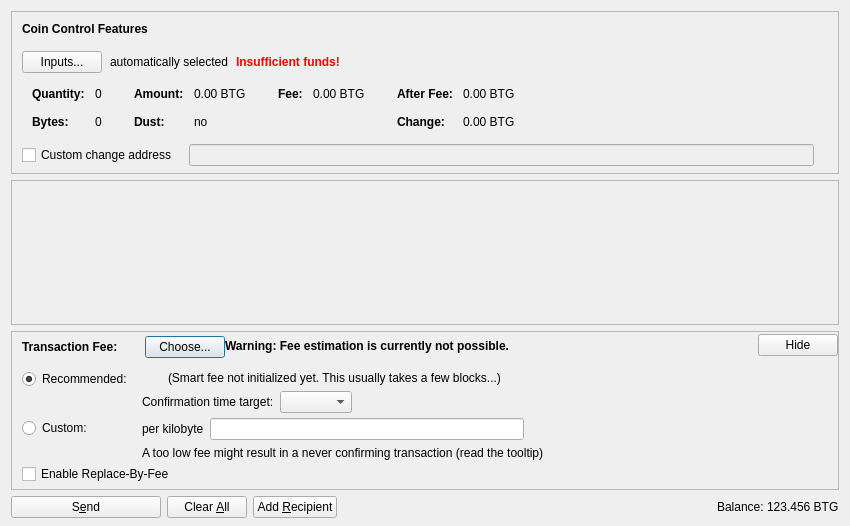
<?xml version="1.0" encoding="UTF-8"?>
<ui version="4.0">
 <class>SendCoinsDialog</class>
 <widget class="QDialog" name="SendCoinsDialog">
  <property name="geometry">
   <rect>
    <x>0</x>
    <y>0</y>
    <width>850</width>
    <height>526</height>
   </rect>
  </property>
  <property name="windowTitle">
   <string>Send Coins</string>
  </property>
  <layout class="QVBoxLayout" name="verticalLayout" stretch="0,1,0,0">
   <property name="bottomMargin">
    <number>8</number>
   </property>
   <item>
    <widget class="QFrame" name="frameCoinControl">
     <property name="sizePolicy">
      <sizepolicy hsizetype="Expanding" vsizetype="Expanding">
       <horstretch>0</horstretch>
       <verstretch>0</verstretch>
      </sizepolicy>
     </property>
     <property name="maximumSize">
      <size>
       <width>16777215</width>
       <height>16777215</height>
      </size>
     </property>
     <property name="frameShape">
      <enum>QFrame::StyledPanel</enum>
     </property>
     <property name="frameShadow">
      <enum>QFrame::Sunken</enum>
     </property>
     <layout class="QVBoxLayout" name="verticalLayoutCoinControl2">
      <property name="spacing">
       <number>0</number>
      </property>
      <property name="leftMargin">
       <number>0</number>
      </property>
      <property name="topMargin">
       <number>0</number>
      </property>
      <property name="rightMargin">
       <number>0</number>
      </property>
      <property name="bottomMargin">
       <number>6</number>
      </property>
      <item>
       <layout class="QVBoxLayout" name="verticalLayoutCoinControl" stretch="0,0,0,0,1">
        <property name="spacing">
         <number>0</number>
        </property>
        <property name="leftMargin">
         <number>10</number>
        </property>
        <property name="topMargin">
         <number>10</number>
        </property>
        <item>
         <layout class="QHBoxLayout" name="horizontalLayoutCoinControl1">
          <property name="bottomMargin">
           <number>15</number>
          </property>
          <item>
           <widget class="QLabel" name="labelCoinControlFeatures">
            <property name="sizePolicy">
             <sizepolicy hsizetype="Preferred" vsizetype="Maximum">
              <horstretch>0</horstretch>
              <verstretch>0</verstretch>
             </sizepolicy>
            </property>
            <property name="font">
             <font>
              <weight>75</weight>
              <bold>true</bold>
             </font>
            </property>
            <property name="styleSheet">
             <string notr="true">font-weight:bold;</string>
            </property>
            <property name="text">
             <string>Coin Control Features</string>
            </property>
           </widget>
          </item>
         </layout>
        </item>
        <item>
         <layout class="QHBoxLayout" name="horizontalLayoutCoinControl2" stretch="0,0,0,0">
          <property name="spacing">
           <number>8</number>
          </property>
          <property name="bottomMargin">
           <number>10</number>
          </property>
          <item>
           <widget class="QPushButton" name="pushButtonCoinControl">
            <property name="styleSheet">
             <string notr="true"/>
            </property>
            <property name="text">
             <string>Inputs...</string>
            </property>
            <property name="autoDefault">
             <bool>false</bool>
            </property>
           </widget>
          </item>
          <item>
           <widget class="QLabel" name="labelCoinControlAutomaticallySelected">
            <property name="text">
             <string>automatically selected</string>
            </property>
            <property name="margin">
             <number>5</number>
            </property>
           </widget>
          </item>
          <item>
           <widget class="QLabel" name="labelCoinControlInsuffFunds">
            <property name="font">
             <font>
              <weight>75</weight>
              <bold>true</bold>
             </font>
            </property>
            <property name="styleSheet">
             <string notr="true">color:red;font-weight:bold;</string>
            </property>
            <property name="text">
             <string>Insufficient funds!</string>
            </property>
            <property name="margin">
             <number>5</number>
            </property>
           </widget>
          </item>
          <item>
           <spacer name="horizontalSpacerCoinControl">
            <property name="orientation">
             <enum>Qt::Horizontal</enum>
            </property>
            <property name="sizeHint" stdset="0">
             <size>
              <width>40</width>
              <height>1</height>
             </size>
            </property>
           </spacer>
          </item>
         </layout>
        </item>
        <item>
         <widget class="QWidget" name="widgetCoinControl" native="true">
          <property name="sizePolicy">
           <sizepolicy hsizetype="Preferred" vsizetype="Preferred">
            <horstretch>0</horstretch>
            <verstretch>0</verstretch>
           </sizepolicy>
          </property>
          <property name="minimumSize">
           <size>
            <width>0</width>
            <height>0</height>
           </size>
          </property>
          <property name="styleSheet">
           <string notr="true"/>
          </property>
          <layout class="QHBoxLayout" name="horizontalLayoutCoinControl5">
           <property name="leftMargin">
            <number>0</number>
           </property>
           <property name="topMargin">
            <number>0</number>
           </property>
           <property name="rightMargin">
            <number>0</number>
           </property>
           <property name="bottomMargin">
            <number>0</number>
           </property>
           <item>
            <layout class="QHBoxLayout" name="horizontalLayoutCoinControl3" stretch="0,0,0,1">
             <property name="spacing">
              <number>20</number>
             </property>
             <property name="topMargin">
              <number>0</number>
             </property>
             <property name="bottomMargin">
              <number>10</number>
             </property>
             <item>
              <layout class="QFormLayout" name="formLayoutCoinControl1">
               <property name="horizontalSpacing">
                <number>10</number>
               </property>
               <property name="verticalSpacing">
                <number>14</number>
               </property>
               <property name="leftMargin">
                <number>10</number>
               </property>
               <property name="topMargin">
                <number>4</number>
               </property>
               <property name="rightMargin">
                <number>6</number>
               </property>
               <item row="0" column="0">
                <widget class="QLabel" name="labelCoinControlQuantityText">
                 <property name="font">
                  <font>
                   <weight>75</weight>
                   <bold>true</bold>
                  </font>
                 </property>
                 <property name="text">
                  <string>Quantity:</string>
                 </property>
                 <property name="margin">
                  <number>0</number>
                 </property>
                </widget>
               </item>
               <item row="0" column="1">
                <widget class="QLabel" name="labelCoinControlQuantity">
                 <property name="cursor">
                  <cursorShape>IBeamCursor</cursorShape>
                 </property>
                 <property name="contextMenuPolicy">
                  <enum>Qt::ActionsContextMenu</enum>
                 </property>
                 <property name="text">
                  <string notr="true">0</string>
                 </property>
                 <property name="margin">
                  <number>0</number>
                 </property>
                 <property name="textInteractionFlags">
                  <set>Qt::LinksAccessibleByMouse|Qt::TextSelectableByKeyboard|Qt::TextSelectableByMouse</set>
                 </property>
                </widget>
               </item>
               <item row="1" column="0">
                <widget class="QLabel" name="labelCoinControlBytesText">
                 <property name="font">
                  <font>
                   <weight>75</weight>
                   <bold>true</bold>
                  </font>
                 </property>
                 <property name="text">
                  <string>Bytes:</string>
                 </property>
                </widget>
               </item>
               <item row="1" column="1">
                <widget class="QLabel" name="labelCoinControlBytes">
                 <property name="cursor">
                  <cursorShape>IBeamCursor</cursorShape>
                 </property>
                 <property name="contextMenuPolicy">
                  <enum>Qt::ActionsContextMenu</enum>
                 </property>
                 <property name="text">
                  <string notr="true">0</string>
                 </property>
                 <property name="textInteractionFlags">
                  <set>Qt::LinksAccessibleByMouse|Qt::TextSelectableByKeyboard|Qt::TextSelectableByMouse</set>
                 </property>
                </widget>
               </item>
              </layout>
             </item>
             <item>
              <layout class="QFormLayout" name="formLayoutCoinControl2">
               <property name="horizontalSpacing">
                <number>10</number>
               </property>
               <property name="verticalSpacing">
                <number>14</number>
               </property>
               <property name="leftMargin">
                <number>6</number>
               </property>
               <property name="topMargin">
                <number>4</number>
               </property>
               <property name="rightMargin">
                <number>6</number>
               </property>
               <item row="0" column="0">
                <widget class="QLabel" name="labelCoinControlAmountText">
                 <property name="font">
                  <font>
                   <weight>75</weight>
                   <bold>true</bold>
                  </font>
                 </property>
                 <property name="text">
                  <string>Amount:</string>
                 </property>
                 <property name="margin">
                  <number>0</number>
                 </property>
                </widget>
               </item>
               <item row="0" column="1">
                <widget class="QLabel" name="labelCoinControlAmount">
                 <property name="cursor">
                  <cursorShape>IBeamCursor</cursorShape>
                 </property>
                 <property name="contextMenuPolicy">
                  <enum>Qt::ActionsContextMenu</enum>
                 </property>
                 <property name="text">
                  <string notr="true">0.00 BTG</string>
                 </property>
                 <property name="textInteractionFlags">
                  <set>Qt::LinksAccessibleByMouse|Qt::TextSelectableByKeyboard|Qt::TextSelectableByMouse</set>
                 </property>
                </widget>
               </item>
               <item row="1" column="0">
                <widget class="QLabel" name="labelCoinControlLowOutputText">
                 <property name="font">
                  <font>
                   <weight>75</weight>
                   <bold>true</bold>
                  </font>
                 </property>
                 <property name="text">
                  <string>Dust:</string>
                 </property>
                </widget>
               </item>
               <item row="1" column="1">
                <widget class="QLabel" name="labelCoinControlLowOutput">
                 <property name="cursor">
                  <cursorShape>IBeamCursor</cursorShape>
                 </property>
                 <property name="contextMenuPolicy">
                  <enum>Qt::ActionsContextMenu</enum>
                 </property>
                 <property name="text">
                  <string notr="true">no</string>
                 </property>
                 <property name="textInteractionFlags">
                  <set>Qt::LinksAccessibleByMouse|Qt::TextSelectableByKeyboard|Qt::TextSelectableByMouse</set>
                 </property>
                </widget>
               </item>
              </layout>
             </item>
             <item>
              <layout class="QFormLayout" name="formLayoutCoinControl3">
               <property name="horizontalSpacing">
                <number>10</number>
               </property>
               <property name="verticalSpacing">
                <number>14</number>
               </property>
               <property name="leftMargin">
                <number>6</number>
               </property>
               <property name="topMargin">
                <number>4</number>
               </property>
               <property name="rightMargin">
                <number>6</number>
               </property>
               <item row="0" column="0">
                <widget class="QLabel" name="labelCoinControlFeeText">
                 <property name="font">
                  <font>
                   <weight>75</weight>
                   <bold>true</bold>
                  </font>
                 </property>
                 <property name="text">
                  <string>Fee:</string>
                 </property>
                 <property name="margin">
                  <number>0</number>
                 </property>
                </widget>
               </item>
               <item row="0" column="1">
                <widget class="QLabel" name="labelCoinControlFee">
                 <property name="cursor">
                  <cursorShape>IBeamCursor</cursorShape>
                 </property>
                 <property name="contextMenuPolicy">
                  <enum>Qt::ActionsContextMenu</enum>
                 </property>
                 <property name="text">
                  <string notr="true">0.00 BTG</string>
                 </property>
                 <property name="textInteractionFlags">
                  <set>Qt::LinksAccessibleByMouse|Qt::TextSelectableByKeyboard|Qt::TextSelectableByMouse</set>
                 </property>
                </widget>
               </item>
              </layout>
             </item>
             <item>
              <layout class="QFormLayout" name="formLayoutCoinControl4">
               <property name="horizontalSpacing">
                <number>10</number>
               </property>
               <property name="verticalSpacing">
                <number>14</number>
               </property>
               <property name="leftMargin">
                <number>6</number>
               </property>
               <property name="topMargin">
                <number>4</number>
               </property>
               <property name="rightMargin">
                <number>6</number>
               </property>
               <item row="0" column="0">
                <widget class="QLabel" name="labelCoinControlAfterFeeText">
                 <property name="font">
                  <font>
                   <weight>75</weight>
                   <bold>true</bold>
                  </font>
                 </property>
                 <property name="text">
                  <string>After Fee:</string>
                 </property>
                 <property name="margin">
                  <number>0</number>
                 </property>
                </widget>
               </item>
               <item row="0" column="1">
                <widget class="QLabel" name="labelCoinControlAfterFee">
                 <property name="cursor">
                  <cursorShape>IBeamCursor</cursorShape>
                 </property>
                 <property name="contextMenuPolicy">
                  <enum>Qt::ActionsContextMenu</enum>
                 </property>
                 <property name="text">
                  <string notr="true">0.00 BTG</string>
                 </property>
                 <property name="textInteractionFlags">
                  <set>Qt::LinksAccessibleByMouse|Qt::TextSelectableByKeyboard|Qt::TextSelectableByMouse</set>
                 </property>
                </widget>
               </item>
               <item row="1" column="0">
                <widget class="QLabel" name="labelCoinControlChangeText">
                 <property name="font">
                  <font>
                   <weight>75</weight>
                   <bold>true</bold>
                  </font>
                 </property>
                 <property name="text">
                  <string>Change:</string>
                 </property>
                </widget>
               </item>
               <item row="1" column="1">
                <widget class="QLabel" name="labelCoinControlChange">
                 <property name="cursor">
                  <cursorShape>IBeamCursor</cursorShape>
                 </property>
                 <property name="contextMenuPolicy">
                  <enum>Qt::ActionsContextMenu</enum>
                 </property>
                 <property name="text">
                  <string notr="true">0.00 BTG</string>
                 </property>
                 <property name="textInteractionFlags">
                  <set>Qt::LinksAccessibleByMouse|Qt::TextSelectableByKeyboard|Qt::TextSelectableByMouse</set>
                 </property>
                </widget>
               </item>
              </layout>
             </item>
            </layout>
           </item>
          </layout>
         </widget>
        </item>
        <item>
         <layout class="QHBoxLayout" name="horizontalLayoutCoinControl4" stretch="0,0,0">
          <property name="spacing">
           <number>12</number>
          </property>
          <property name="sizeConstraint">
           <enum>QLayout::SetDefaultConstraint</enum>
          </property>
          <property name="topMargin">
           <number>5</number>
          </property>
          <property name="rightMargin">
           <number>5</number>
          </property>
          <item>
           <widget class="QCheckBox" name="checkBoxCoinControlChange">
            <property name="toolTip">
             <string>If this is activated, but the change address is empty or invalid, change will be sent to a newly generated address.</string>
            </property>
            <property name="text">
             <string>Custom change address</string>
            </property>
           </widget>
          </item>
          <item>
           <widget class="QValidatedLineEdit" name="lineEditCoinControlChange">
            <property name="enabled">
             <bool>false</bool>
            </property>
            <property name="sizePolicy">
             <sizepolicy hsizetype="Expanding" vsizetype="Fixed">
              <horstretch>0</horstretch>
              <verstretch>0</verstretch>
             </sizepolicy>
            </property>
           </widget>
          </item>
          <item>
           <widget class="QLabel" name="labelCoinControlChangeLabel">
            <property name="sizePolicy">
             <sizepolicy hsizetype="Preferred" vsizetype="Expanding">
              <horstretch>0</horstretch>
              <verstretch>0</verstretch>
             </sizepolicy>
            </property>
            <property name="minimumSize">
             <size>
              <width>0</width>
              <height>0</height>
             </size>
            </property>
            <property name="text">
             <string/>
            </property>
            <property name="margin">
             <number>3</number>
            </property>
           </widget>
          </item>
         </layout>
        </item>
        <item>
         <spacer name="verticalSpacerCoinControl">
          <property name="orientation">
           <enum>Qt::Vertical</enum>
          </property>
          <property name="sizeHint" stdset="0">
           <size>
            <width>800</width>
            <height>1</height>
           </size>
          </property>
         </spacer>
        </item>
       </layout>
      </item>
     </layout>
    </widget>
   </item>
   <item>
    <widget class="QScrollArea" name="scrollArea">
     <property name="widgetResizable">
      <bool>true</bool>
     </property>
     <widget class="QWidget" name="scrollAreaWidgetContents">
      <property name="geometry">
       <rect>
        <x>0</x>
        <y>0</y>
        <width>830</width>
        <height>104</height>
       </rect>
      </property>
      <layout class="QVBoxLayout" name="verticalLayout_2" stretch="0,1">
       <property name="leftMargin">
        <number>0</number>
       </property>
       <property name="topMargin">
        <number>0</number>
       </property>
       <property name="rightMargin">
        <number>0</number>
       </property>
       <property name="bottomMargin">
        <number>0</number>
       </property>
       <item>
        <layout class="QVBoxLayout" name="entries">
         <property name="spacing">
          <number>6</number>
         </property>
        </layout>
       </item>
       <item>
        <spacer name="verticalSpacer">
         <property name="orientation">
          <enum>Qt::Vertical</enum>
         </property>
         <property name="sizeHint" stdset="0">
          <size>
           <width>20</width>
           <height>40</height>
          </size>
         </property>
        </spacer>
       </item>
      </layout>
     </widget>
    </widget>
   </item>
   <item>
    <widget class="QFrame" name="frameFee">
     <property name="sizePolicy">
      <sizepolicy hsizetype="Expanding" vsizetype="Expanding">
       <horstretch>0</horstretch>
       <verstretch>0</verstretch>
      </sizepolicy>
     </property>
     <property name="maximumSize">
      <size>
       <width>16777215</width>
       <height>16777215</height>
      </size>
     </property>
     <property name="frameShape">
      <enum>QFrame::StyledPanel</enum>
     </property>
     <property name="frameShadow">
      <enum>QFrame::Sunken</enum>
     </property>
     <layout class="QVBoxLayout" name="verticalLayoutFee1">
      <property name="spacing">
       <number>0</number>
      </property>
      <property name="leftMargin">
       <number>0</number>
      </property>
      <property name="topMargin">
       <number>0</number>
      </property>
      <property name="rightMargin">
       <number>0</number>
      </property>
      <property name="bottomMargin">
       <number>0</number>
      </property>
      <item>
       <layout class="QVBoxLayout" name="verticalLayoutFee2" stretch="0,0,0">
        <property name="spacing">
         <number>0</number>
        </property>
        <property name="leftMargin">
         <number>10</number>
        </property>
        <property name="topMargin">
         <number>0</number>
        </property>
        <item>
         <layout class="QHBoxLayout" name="horizontalLayoutFee1">
          <property name="bottomMargin">
           <number>0</number>
          </property>
          <item>
           <layout class="QVBoxLayout" name="verticalLayoutFee7">
            <property name="spacing">
             <number>0</number>
            </property>
            <item>
             <spacer name="verticalSpacerSmartFee">
              <property name="orientation">
               <enum>Qt::Vertical</enum>
              </property>
              <property name="sizeType">
               <enum>QSizePolicy::Fixed</enum>
              </property>
              <property name="sizeHint" stdset="0">
               <size>
                <width>1</width>
                <height>4</height>
               </size>
              </property>
             </spacer>
            </item>
            <item>
             <layout class="QHBoxLayout" name="horizontalLayoutSmartFee">
              <property name="spacing">
               <number>10</number>
              </property>
              <item>
               <widget class="QLabel" name="labelFeeHeadline">
                <property name="sizePolicy">
                 <sizepolicy hsizetype="Preferred" vsizetype="Maximum">
                  <horstretch>0</horstretch>
                  <verstretch>0</verstretch>
                 </sizepolicy>
                </property>
                <property name="font">
                 <font>
                  <weight>75</weight>
                  <bold>true</bold>
                 </font>
                </property>
                <property name="styleSheet">
                 <string notr="true">font-weight:bold;</string>
                </property>
                <property name="text">
                 <string>Transaction Fee:</string>
                </property>
               </widget>
              </item>
              <item>
               <widget class="QLabel" name="labelFeeMinimized">
                <property name="text">
                 <string/>
                </property>
               </widget>
              </item>
              <item>
               <widget class="QPushButton" name="buttonChooseFee">
                <property name="text">
                 <string>Choose...</string>
                </property>
               </widget>
              </item>
             </layout>
            </item>
            <item>
             <spacer name="verticalSpacer_5">
              <property name="orientation">
               <enum>Qt::Vertical</enum>
              </property>
              <property name="sizeHint" stdset="0">
               <size>
                <width>1</width>
                <height>1</height>
               </size>
              </property>
             </spacer>
            </item>
           </layout>
          </item>
          <item>
           <widget class="QLabel" name="fallbackFeeWarningLabel">
            <property name="toolTip">
             <string>Using the fallbackfee can result in sending a transaction that will take several hours or days (or never) to confirm. Consider choosing your fee manually or wait until you have validated the complete chain.</string>
            </property>
            <property name="font">
            <font>
                <weight>75</weight>
                <bold>true</bold>
            </font>
            </property>
            <property name="text">
             <string>Warning: Fee estimation is currently not possible.</string>
            </property>
            <property name="wordWrap">
             <bool>false</bool>
            </property>
           </widget>
          </item>
          <item>
           <spacer name="horizontalSpacer_4">
            <property name="orientation">
             <enum>Qt::Horizontal</enum>
            </property>
            <property name="sizeType">
             <enum>QSizePolicy::MinimumExpanding</enum>
            </property>
            <property name="sizeHint" stdset="0">
             <size>
              <width>40</width>
              <height>20</height>
             </size>
            </property>
           </spacer>
          </item>
          <item>
           <widget class="QPushButton" name="buttonMinimizeFee">
            <property name="toolTip">
             <string>Hide transaction fee settings</string>
            </property>
            <property name="text">
             <string>Hide</string>
            </property>
           </widget>
          </item>
         </layout>
        </item>
        <item>
         <widget class="QFrame" name="frameFeeSelection">
          <layout class="QVBoxLayout" name="verticalLayoutFee12">
           <property name="spacing">
            <number>0</number>
           </property>
           <property name="leftMargin">
            <number>0</number>
           </property>
           <property name="topMargin">
            <number>0</number>
           </property>
           <property name="rightMargin">
            <number>0</number>
           </property>
           <property name="bottomMargin">
            <number>0</number>
           </property>
           <item>
            <layout class="QGridLayout" name="gridLayoutFee">
             <property name="topMargin">
              <number>10</number>
             </property>
             <property name="bottomMargin">
              <number>4</number>
             </property>
             <property name="horizontalSpacing">
              <number>10</number>
             </property>
             <property name="verticalSpacing">
              <number>4</number>
             </property>
             <item row="1" column="1">
              <layout class="QVBoxLayout" name="verticalLayoutFee8">
               <property name="spacing">
                <number>6</number>
               </property>
               <item>
                <layout class="QHBoxLayout" name="horizontalLayoutFee13">
                 <item>
                  <widget class="QLabel" name="labelCustomPerKilobyte">
                   <property name="toolTip">
                    <string>Specify a custom fee per kB (1,000 bytes) of the transaction's virtual size.

Note:  Since the fee is calculated on a per-byte basis, a fee of "100 satoshis per kB" for a transaction size of 500 bytes (half of 1 kB) would ultimately yield a fee of only 50 satoshis.</string>
                   </property>
                   <property name="text">
                    <string>per kilobyte</string>
                   </property>
                  </widget>
                 </item>
                 <item>
                  <widget class="BitcoinAmountField" name="customFee"/>
                 </item>
                 <item>
                  <spacer name="horizontalSpacer_6">
                   <property name="orientation">
                    <enum>Qt::Horizontal</enum>
                   </property>
                   <property name="sizeHint" stdset="0">
                    <size>
                     <width>1</width>
                     <height>1</height>
                    </size>
                   </property>
                  </spacer>
                 </item>
                </layout>
               </item>
               <item>
                <layout class="QHBoxLayout" name="horizontalLayoutFee8">
                 <item>
                  <widget class="QLabel" name="labelCustomFeeWarning">
                   <property name="enabled">
                    <bool>true</bool>
                   </property>
                   <property name="toolTip">
                    <string>When there is less transaction volume than space in the blocks, miners as well as relaying nodes may enforce a minimum fee. Paying only this minimum fee is just fine, but be aware that this can result in a never confirming transaction once there is more demand for bitcoin transactions than the network can process.</string>
                   </property>
                   <property name="text">
                    <string>A too low fee might result in a never confirming transaction (read the tooltip)</string>
                   </property>
                  </widget>
                 </item>
                 <item>
                  <spacer name="horizontalSpacer_2">
                   <property name="orientation">
                    <enum>Qt::Horizontal</enum>
                   </property>
                   <property name="sizeHint" stdset="0">
                    <size>
                     <width>1</width>
                     <height>1</height>
                    </size>
                   </property>
                  </spacer>
                 </item>
                </layout>
               </item>
              </layout>
             </item>
             <item row="0" column="0">
              <layout class="QVBoxLayout" name="verticalLayoutFee4" stretch="0,1">
               <item>
                <widget class="QRadioButton" name="radioSmartFee">
                 <property name="text">
                  <string>Recommended:</string>
                 </property>
                 <property name="checked">
                  <bool>true</bool>
                 </property>
                 <attribute name="buttonGroup">
                  <string notr="true">groupFee</string>
                 </attribute>
                </widget>
               </item>
               <item>
                <spacer name="verticalSpacer_2">
                 <property name="orientation">
                  <enum>Qt::Vertical</enum>
                 </property>
                 <property name="sizeHint" stdset="0">
                  <size>
                   <width>1</width>
                   <height>1</height>
                  </size>
                 </property>
                </spacer>
               </item>
              </layout>
             </item>
             <item row="1" column="0">
              <layout class="QVBoxLayout" name="verticalLayoutFee9" stretch="0,1">
               <item>
                <widget class="QRadioButton" name="radioCustomFee">
                 <property name="text">
                  <string>Custom:</string>
                 </property>
                 <attribute name="buttonGroup">
                  <string notr="true">groupFee</string>
                 </attribute>
                </widget>
               </item>
               <item>
                <spacer name="verticalSpacer_6">
                 <property name="orientation">
                  <enum>Qt::Vertical</enum>
                 </property>
                 <property name="sizeHint" stdset="0">
                  <size>
                   <width>1</width>
                   <height>1</height>
                  </size>
                 </property>
                </spacer>
               </item>
              </layout>
             </item>
             <item row="0" column="1">
              <layout class="QVBoxLayout" name="verticalLayoutFee3" stretch="0,0,1">
               <property name="spacing">
                <number>6</number>
               </property>
               <property name="topMargin">
                <number>2</number>
               </property>
               <item>
                <layout class="QHBoxLayout" name="horizontalLayoutFee12">
                 <item>
                  <widget class="QLabel" name="labelSmartFee">
                   <property name="text">
                    <string/>
                   </property>
                  </widget>
                 </item>
                 <item>
                  <widget class="QLabel" name="labelFeeEstimation">
                   <property name="text">
                    <string/>
                   </property>
                  </widget>
                 </item>
                 <item>
                  <widget class="QLabel" name="labelSmartFee2">
                   <property name="text">
                    <string>(Smart fee not initialized yet. This usually takes a few blocks...)</string>
                   </property>
                  </widget>
                 </item>
                 <item>
                  <spacer name="horizontalSpacer_5">
                   <property name="orientation">
                    <enum>Qt::Horizontal</enum>
                   </property>
                   <property name="sizeHint" stdset="0">
                    <size>
                     <width>1</width>
                     <height>1</height>
                    </size>
                   </property>
                  </spacer>
                 </item>
                </layout>
               </item>
               <item>
                <layout class="QHBoxLayout" name="horizontalLayoutFee9">
                 <item>
                  <layout class="QVBoxLayout" name="verticalLayoutFee6">
                   <item>
                    <widget class="QLabel" name="labelSmartFee3">
                     <property name="text">
                      <string>Confirmation time target:</string>
                     </property>
                    </widget>
                   </item>
                  </layout>
                 </item>
                 <item>
                  <layout class="QVBoxLayout" name="verticalLayoutFee5">
                   <property name="rightMargin">
                    <number>30</number>
                   </property>
                   <item>
                    <layout class="QHBoxLayout" name="horizontalLayoutConfTarget">
                     <property name="bottomMargin">
                      <number>0</number>
                     </property>
                     <item>
                      <widget class="QComboBox" name="confTargetSelector"/>
                     </item>
                     <item>
                      <spacer name="horizontalSpacerConfTarget">
                       <property name="orientation">
                        <enum>Qt::Horizontal</enum>
                       </property>
                       <property name="sizeHint" stdset="0">
                        <size>
                         <width>40</width>
                         <height>20</height>
                        </size>
                       </property>
                      </spacer>
                     </item>
                    </layout>
                   </item>
                  </layout>
                 </item>
                </layout>
               </item>
               <item>
                <spacer name="verticalSpacer_4">
                 <property name="orientation">
                  <enum>Qt::Vertical</enum>
                 </property>
                 <property name="sizeHint" stdset="0">
                  <size>
                   <width>1</width>
                   <height>1</height>
                  </size>
                 </property>
                </spacer>
               </item>
              </layout>
             </item>
            </layout>
           </item>
           <item>
            <widget class="QCheckBox" name="optInRBF">
             <property name="text">
              <string>Enable Replace-By-Fee</string>
             </property>
             <property name="toolTip">
              <string>With Replace-By-Fee (BIP-125) you can increase a transaction's fee after it is sent. Without this, a higher fee may be recommended to compensate for increased transaction delay risk.</string>
             </property>
            </widget>
           </item>
          </layout>
         </widget>
        </item>
        <item>
         <spacer name="verticalSpacerFee">
          <property name="orientation">
           <enum>Qt::Vertical</enum>
          </property>
          <property name="sizeHint" stdset="0">
           <size>
            <width>40</width>
            <height>5</height>
           </size>
          </property>
         </spacer>
        </item>
       </layout>
      </item>
     </layout>
    </widget>
   </item>
   <item>
    <layout class="QHBoxLayout" name="horizontalLayout">
     <item>
      <widget class="QPushButton" name="sendButton">
       <property name="minimumSize">
        <size>
         <width>150</width>
         <height>0</height>
        </size>
       </property>
       <property name="toolTip">
        <string>Confirm the send action</string>
       </property>
       <property name="text">
        <string>S&amp;end</string>
       </property>
       <property name="icon">
        <iconset resource="../bitcoin.qrc">
         <normaloff>:/icons/send</normaloff>:/icons/send</iconset>
       </property>
       <property name="autoDefault">
        <bool>false</bool>
       </property>
       <property name="default">
        <bool>false</bool>
       </property>
      </widget>
     </item>
     <item>
      <widget class="QPushButton" name="clearButton">
       <property name="sizePolicy">
        <sizepolicy hsizetype="Minimum" vsizetype="Fixed">
         <horstretch>0</horstretch>
         <verstretch>0</verstretch>
        </sizepolicy>
       </property>
       <property name="toolTip">
        <string>Clear all fields of the form.</string>
       </property>
       <property name="text">
        <string>Clear &amp;All</string>
       </property>
       <property name="icon">
        <iconset resource="../bitcoin.qrc">
         <normaloff>:/icons/remove</normaloff>:/icons/remove</iconset>
       </property>
       <property name="autoDefault">
        <bool>false</bool>
       </property>
      </widget>
     </item>
     <item>
      <widget class="QPushButton" name="addButton">
       <property name="toolTip">
        <string>Send to multiple recipients at once</string>
       </property>
       <property name="text">
        <string>Add &amp;Recipient</string>
       </property>
       <property name="icon">
        <iconset resource="../bitcoin.qrc">
         <normaloff>:/icons/add</normaloff>:/icons/add</iconset>
       </property>
       <property name="autoDefault">
        <bool>false</bool>
       </property>
      </widget>
     </item>
     <item>
      <spacer name="horizontalSpacer">
       <property name="orientation">
        <enum>Qt::Horizontal</enum>
       </property>
       <property name="sizeHint" stdset="0">
        <size>
         <width>40</width>
         <height>20</height>
        </size>
       </property>
      </spacer>
     </item>
     <item>
      <layout class="QHBoxLayout" name="horizontalLayout_2">
       <property name="spacing">
        <number>3</number>
       </property>
       <item>
        <widget class="QLabel" name="labelBalanceName">
         <property name="sizePolicy">
          <sizepolicy hsizetype="Preferred" vsizetype="Fixed">
           <horstretch>0</horstretch>
           <verstretch>0</verstretch>
          </sizepolicy>
         </property>
         <property name="text">
          <string>Balance:</string>
         </property>
        </widget>
       </item>
       <item>
        <widget class="QLabel" name="labelBalance">
         <property name="sizePolicy">
          <sizepolicy hsizetype="Preferred" vsizetype="Fixed">
           <horstretch>0</horstretch>
           <verstretch>0</verstretch>
          </sizepolicy>
         </property>
         <property name="cursor">
          <cursorShape>IBeamCursor</cursorShape>
         </property>
         <property name="text">
          <string notr="true">123.456 BTG</string>
         </property>
         <property name="textInteractionFlags">
          <set>Qt::LinksAccessibleByMouse|Qt::TextSelectableByKeyboard|Qt::TextSelectableByMouse</set>
         </property>
        </widget>
       </item>
      </layout>
     </item>
    </layout>
   </item>
  </layout>
 </widget>
 <customwidgets>
  <customwidget>
   <class>QValidatedLineEdit</class>
   <extends>QLineEdit</extends>
   <header>qt/qvalidatedlineedit.h</header>
  </customwidget>
  <customwidget>
   <class>BitcoinAmountField</class>
   <extends>QLineEdit</extends>
   <header>qt/bitcoinamountfield.h</header>
   <container>1</container>
  </customwidget>
 </customwidgets>
 <resources>
  <include location="../bitcoin.qrc"/>
 </resources>
 <connections/>
 <buttongroups>
  <buttongroup name="groupFee"/>
 </buttongroups>
</ui>
